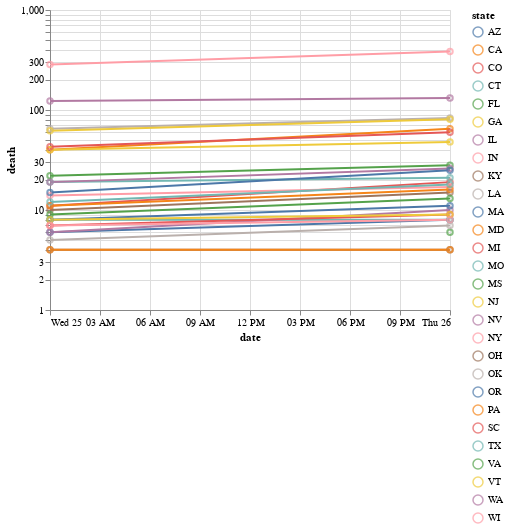

Notebook code cell kept with this figure:
### Code cell
h.pipe(add_point)

### Figure 1 — Vega-Lite specification as saved in the notebook (floating-point values rounded to 4 significant figures)
{"$schema": "https://vega.github.io/schema/vega-lite/v3.4.0.json", "config": {"mark": {"tooltip": null}, "view": {"height": 300, "width": 400}}, "data": {"name": "data-567164419f9f396f80ec7d74f3bbd2d2"}, "datasets": {"data-567164419f9f396f80ec7d74f3bbd2d2": [{"date": "2020-03-25T00:00:00", "daysi": 14, "death": 6, "ldeaths": 0.7782, "negative": 323, "positive": 450, "state": "AZ", "tot": 773}, {"date": "2020-03-26T00:00:00", "daysi": 15, "death": 8, "ldeaths": 0.9031, "negative": 347, "positive": 577, "state": "AZ", "tot": 924}, {"date": "2020-03-25T00:00:00", "daysi": 14, "death": 40, "ldeaths": 1.602, "negative": 13452, "positive": 2102, "state": "CA", "tot": 15554}, {"date": "2020-03-26T00:00:00", "daysi": 15, "death": 65, "ldeaths": 1.813, "negative": 17380, "positive": 3006, "state": "CA", "tot": 20386}, {"date": "2020-03-25T00:00:00", "daysi": 14, "death": 11, "ldeaths": 1.041, "negative": 6789, "positive": 912, "state": "CO", "tot": 7701}, {"date": "2020-03-26T00:00:00", "daysi": 15, "death": 19, "ldeaths": 1.279, "negative": 6978, "positive": 1086, "state": "CO", "tot": 8064}, {"date": "2020-03-25T00:00:00", "daysi": 14, "death": 19, "ldeaths": 1.279, "negative": 5023, "positive": 875, "state": "CT", "tot": 5898}, {"date": "2020-03-26T00:00:00", "daysi": 15, "death": 21, "ldeaths": 1.322, "negative": 5625, "positive": 1012, "state": "CT", "tot": 6637}, {"date": "2020-03-25T00:00:00", "daysi": 14, "death": 22, "ldeaths": 1.342, "negative": 15374, "positive": 1682, "state": "FL", "tot": 17056}, {"date": "2020-03-26T00:00:00", "daysi": 15, "death": 28, "ldeaths": 1.447, "negative": 23741, "positive": 2355, "state": "FL", "tot": 26096}, {"date": "2020-03-25T00:00:00", "daysi": 14, "death": 40, "ldeaths": 1.602, "negative": 4932, "positive": 1247, "state": "GA", "tot": 6179}, {"date": "2020-03-26T00:00:00", "daysi": 15, "death": 48, "ldeaths": 1.681, "negative": 7401, "positive": 1525, "state": "GA", "tot": 8926}, {"date": "2020-03-25T00:00:00", "daysi": 14, "death": 19, "ldeaths": 1.279, "negative": 12344, "positive": 1865, "state": "IL", "tot": 14209}, {"date": "2020-03-26T00:00:00", "daysi": 15, "death": 26, "ldeaths": 1.415, "negative": 14093, "positive": 2538, "state": "IL", "tot": 16631}, {"date": "2020-03-25T00:00:00", "daysi": 14, "death": 14, "ldeaths": 1.146, "negative": 2879, "positive": 477, "state": "IN", "tot": 3356}, {"date": "2020-03-26T00:00:00", "daysi": 15, "death": 17, "ldeaths": 1.23, "negative": 4006, "positive": 645, "state": "IN", "tot": 4651}, {"date": "2020-03-25T00:00:00", "daysi": 14, "death": 4, "ldeaths": 0.6021, "negative": 2865, "positive": 157, "state": "KY", "tot": 3022}, {"date": "2020-03-26T00:00:00", "daysi": 15, "death": 4, "ldeaths": 0.6021, "negative": 3102, "positive": 198, "state": "KY", "tot": 3300}, {"date": "2020-03-25T00:00:00", "daysi": 14, "death": 65, "ldeaths": 1.813, "negative": 9656, "positive": 1795, "state": "LA", "tot": 11451}, {"date": "2020-03-26T00:00:00", "daysi": 15, "death": 83, "ldeaths": 1.919, "negative": 15724, "positive": 2305, "state": "LA", "tot": 18029}, {"date": "2020-03-25T00:00:00", "daysi": 14, "death": 15, "ldeaths": 1.176, "negative": 17956, "positive": 1838, "state": "MA", "tot": 19794}, {"date": "2020-03-26T00:00:00", "daysi": 15, "death": 25, "ldeaths": 1.398, "negative": 21204, "positive": 2417, "state": "MA", "tot": 23621}, {"date": "2020-03-25T00:00:00", "daysi": 14, "death": 4, "ldeaths": 0.6021, "negative": 94, "positive": 423, "state": "MD", "tot": 517}, {"date": "2020-03-26T00:00:00", "daysi": 15, "death": 4, "ldeaths": 0.6021, "negative": 94, "positive": 580, "state": "MD", "tot": 674}, {"date": "2020-03-25T00:00:00", "daysi": 14, "death": 43, "ldeaths": 1.633, "negative": 2069, "positive": 2294, "state": "MI", "tot": 4363}, {"date": "2020-03-26T00:00:00", "daysi": 15, "death": 60, "ldeaths": 1.778, "negative": 6550, "positive": 2856, "state": "MI", "tot": 9406}, {"date": "2020-03-25T00:00:00", "daysi": 14, "death": 8, "ldeaths": 0.9031, "negative": 369, "positive": 356, "state": "MO", "tot": 725}, {"date": "2020-03-26T00:00:00", "daysi": 15, "death": 8, "ldeaths": 0.9031, "negative": 369, "positive": 502, "state": "MO", "tot": 871}, {"date": "2020-03-26T00:00:00", "daysi": 15, "death": 6, "ldeaths": 0.7782, "negative": 2291, "positive": 485, "state": "MS", "tot": 2776}, {"date": "2020-03-25T00:00:00", "daysi": 14, "death": 62, "ldeaths": 1.792, "negative": 10452, "positive": 4402, "state": "NJ", "tot": 14854}, {"date": "2020-03-26T00:00:00", "daysi": 15, "death": 81, "ldeaths": 1.908, "negative": 13661, "positive": 6876, "state": "NJ", "tot": 20537}, {"date": "2020-03-25T00:00:00", "daysi": 14, "death": 6, "ldeaths": 0.7782, "negative": 4251, "positive": 321, "state": "NV", "tot": 4572}, {"date": "2020-03-26T00:00:00", "daysi": 15, "death": 10, "ldeaths": 1, "negative": 4697, "positive": 420, "state": "NV", "tot": 5117}, {"date": "2020-03-25T00:00:00", "daysi": 14, "death": 285, "ldeaths": 2.455, "negative": 72668, "positive": 30811, "state": "NY", "tot": 103479}, {"date": "2020-03-26T00:00:00", "daysi": 15, "death": 385, "ldeaths": 2.585, "negative": 84846, "positive": 37258, "state": "NY", "tot": 122104}, {"date": "2020-03-25T00:00:00", "daysi": 14, "death": 10, "ldeaths": 1, "negative": 14060, "positive": 704, "state": "OH", "tot": 14764}, {"date": "2020-03-26T00:00:00", "daysi": 15, "death": 15, "ldeaths": 1.176, "negative": 16449, "positive": 867, "state": "OH", "tot": 17316}, {"date": "2020-03-25T00:00:00", "daysi": 14, "death": 5, "ldeaths": 0.699, "negative": 805, "positive": 164, "state": "OK", "tot": 969}, {"date": "2020-03-26T00:00:00", "daysi": 15, "death": 7, "ldeaths": 0.8451, "negative": 958, "positive": 248, "state": "OK", "tot": 1206}, {"date": "2020-03-25T00:00:00", "daysi": 14, "death": 8, "ldeaths": 0.9031, "negative": 4350, "positive": 209, "state": "OR", "tot": 4559}, {"date": "2020-03-26T00:00:00", "daysi": 15, "death": 11, "ldeaths": 1.041, "negative": 6953, "positive": 327, "state": "OR", "tot": 7280}, {"date": "2020-03-25T00:00:00", "daysi": 14, "death": 11, "ldeaths": 1.041, "negative": 11193, "positive": 1127, "state": "PA", "tot": 12320}, {"date": "2020-03-26T00:00:00", "daysi": 15, "death": 16, "ldeaths": 1.204, "negative": 16441, "positive": 1687, "state": "PA", "tot": 18128}, {"date": "2020-03-25T00:00:00", "daysi": 14, "death": 7, "ldeaths": 0.8451, "negative": 2303, "positive": 424, "state": "SC", "tot": 2727}, {"date": "2020-03-26T00:00:00", "daysi": 15, "death": 9, "ldeaths": 0.9542, "negative": 2307, "positive": 456, "state": "SC", "tot": 2763}, {"date": "2020-03-25T00:00:00", "daysi": 14, "death": 12, "ldeaths": 1.079, "negative": 12520, "positive": 974, "state": "TX", "tot": 13494}, {"date": "2020-03-26T00:00:00", "daysi": 15, "death": 18, "ldeaths": 1.255, "negative": 20028, "positive": 1396, "state": "TX", "tot": 21424}, {"date": "2020-03-25T00:00:00", "daysi": 14, "death": 9, "ldeaths": 0.9542, "negative": 4979, "positive": 391, "state": "VA", "tot": 5370}, {"date": "2020-03-26T00:00:00", "daysi": 15, "death": 13, "ldeaths": 1.114, "negative": 5729, "positive": 460, "state": "VA", "tot": 6189}, {"date": "2020-03-25T00:00:00", "daysi": 14, "death": 8, "ldeaths": 0.9031, "negative": 1589, "positive": 123, "state": "VT", "tot": 1712}, {"date": "2020-03-26T00:00:00", "daysi": 15, "death": 9, "ldeaths": 0.9542, "negative": 1850, "positive": 158, "state": "VT", "tot": 2008}, {"date": "2020-03-25T00:00:00", "daysi": 14, "death": 123, "ldeaths": 2.09, "negative": 31712, "positive": 2469, "state": "WA", "tot": 34181}, {"date": "2020-03-26T00:00:00", "daysi": 15, "death": 132, "ldeaths": 2.121, "negative": 31712, "positive": 2580, "state": "WA", "tot": 34292}, {"date": "2020-03-25T00:00:00", "daysi": 14, "death": 7, "ldeaths": 0.8451, "negative": 10089, "positive": 585, "state": "WI", "tot": 10674}, {"date": "2020-03-26T00:00:00", "daysi": 15, "death": 8, "ldeaths": 0.9031, "negative": 11583, "positive": 707, "state": "WI", "tot": 12290}]}, "layer": [{"encoding": {"color": {"field": "state", "type": "nominal"}, "tooltip": [{"field": "state", "type": "nominal"}, {"field": "date", "type": "temporal"}, {"field": "death", "type": "quantitative"}], "x": {"field": "date", "title": "date", "type": "temporal"}, "y": {"field": "death", "scale": {"type": "log", "zero": false}, "title": "death", "type": "quantitative"}}, "mark": "line"}, {"encoding": {"color": {"field": "state", "type": "nominal"}, "tooltip": [{"field": "state", "type": "nominal"}, {"field": "date", "type": "temporal"}, {"field": "death", "type": "quantitative"}], "x": {"field": "date", "title": "date", "type": "temporal"}, "y": {"field": "death", "scale": {"type": "log", "zero": false}, "title": "death", "type": "quantitative"}}, "mark": "point"}]}
